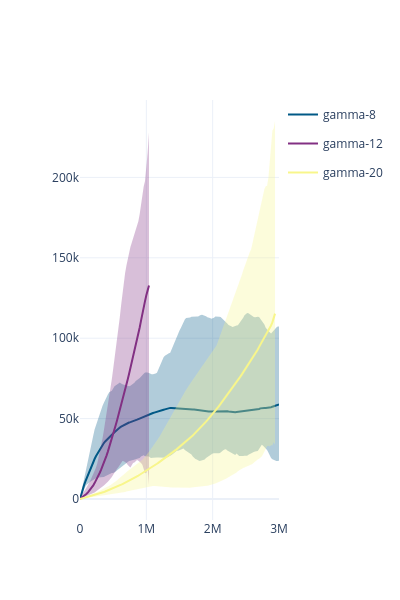

Write notebook code for a chart like this one.
### Code cell
fig = go.Figure()
for gamma, group in aggdf.group_by("gamma"):
    gamma = gamma[0]
    color = grad(gamma)
    fig.add_traces([
        go.Scatter(
            x=group["dt"],
            y=group["mean"],
            mode="lines",
            line_color=color,
            name=f"gamma-{gamma}",
            legendgroup=gamma
        ),
        go.Scatter(
            x=pl.concat([group["dt"], group["dt"][::-1]]),
            y=pl.concat([group["min"], group["max"][::-1]]),
            mode="lines",
            line_color="rgba(0, 0, 0, 0)",
            fillcolor=color,
            opacity=0.3,
            fill="toself",
            hoverinfo="skip",
            showlegend=False,
            legendgroup=gamma
        )
    ])
fig.update_layout(
    template="plotly_white",
    width=400,
    height=600
)
